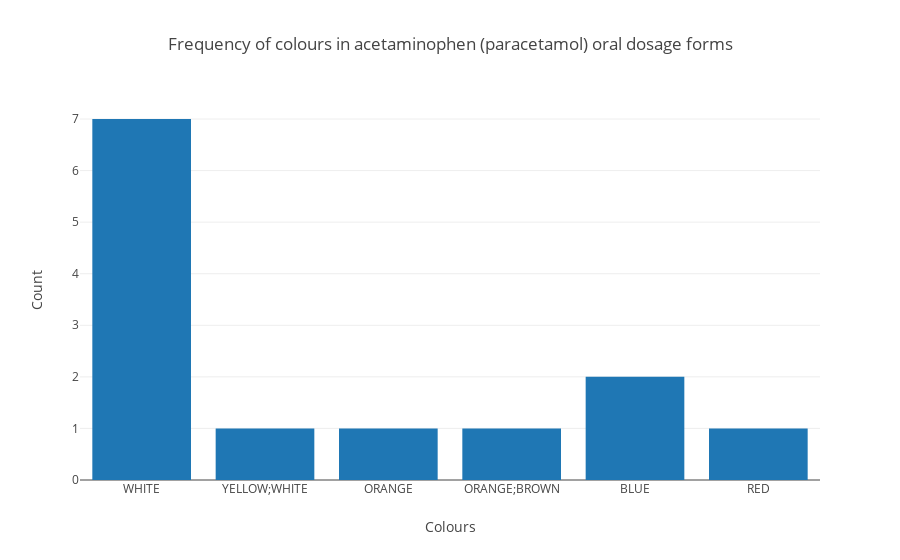

The notebook cell this image was saved under:
### Code cell
// Sample method:
// Use vec! macro to create new vectors to hold x variables (words as strings) for plotting
// Manually input the colour names (as ndarray is only for numbers)
let x = vec!["WHITE", "YELLOW;WHITE", "ORANGE", "ORANGE;BROWN", "BLUE", "RED"];
// Plot using ndarray, which is supported by Plotly.rs (Polars not supported yet)
// Convert ndarray (holding counts as y variables) into vector for plotting
let y = ndarray.column(0).to_vec();

// Use trace as a graph module,
// choose which type of plots is needed with x & y variables called
// Graph options e.g. Scatter, Line or Bar
let trace = Bar::new(x, y);

// Set plot variable as mutable and initiate a plot
let mut plot = Plot::new();
// Add trace (graph) into the plot variable
plot.add_trace(trace);

// Specify the specs for plot
let layout = Layout::new()
    // Choose height of graph
    .height(500)
    // Name x-axis
    .x_axis(Axis::new().title(Title::new("Colours")))
    // Name y-axis
    .y_axis(Axis::new().title(Title::new("Count")))
    // Add title of graph
    .title(Title::new("Frequency of colours in acetaminophen (paracetamol) oral dosage forms"));

// Set the layout of the plot
plot.set_layout(layout);

// Display the plot in Jupyter Lab format 
// note for Jupyter Notebook - plot.notebook_display();
plot.lab_display();
format!("EVCXR_BEGIN_CONTENT application/vnd.plotly.v1+json\n{}\nEVCXR_END_CONTENT", plot.to_json())

### Figure 1 — Plotly figure (JSON) as saved in the notebook; plotly's stock layout.template omitted (floating-point values rounded to 4 significant figures)
{"data": [{"type": "bar", "x": ["WHITE", "YELLOW;WHITE", "ORANGE", "ORANGE;BROWN", "BLUE", "RED"], "y": [7, 1, 1, 1, 2, 1]}], "layout": {"autosize": true, "title": {"text": "Frequency of colours in acetaminophen (paracetamol) oral dosage forms"}, "xaxis": {"autorange": true, "range": [-0.5, 5.5], "title": {"text": "Colours"}, "type": "category"}, "yaxis": {"autorange": true, "range": [0, 7.368], "title": {"text": "Count"}, "type": "linear"}}}
